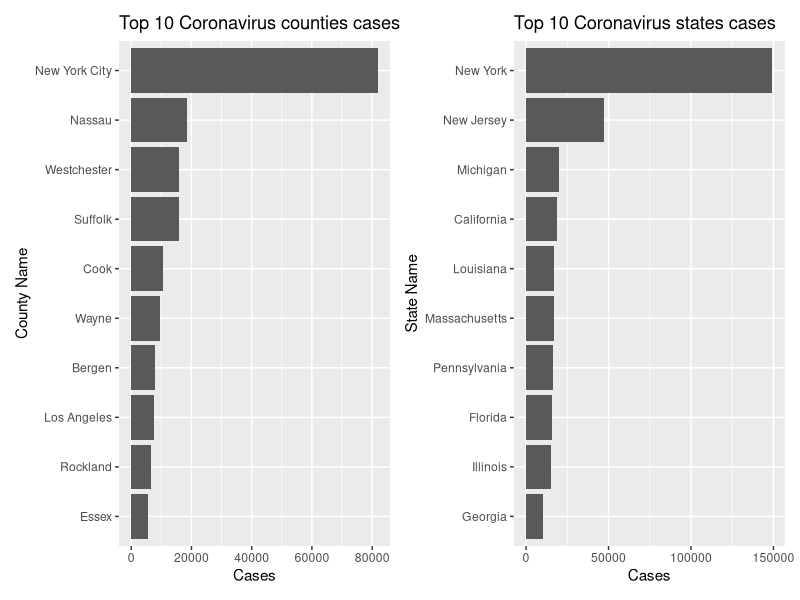
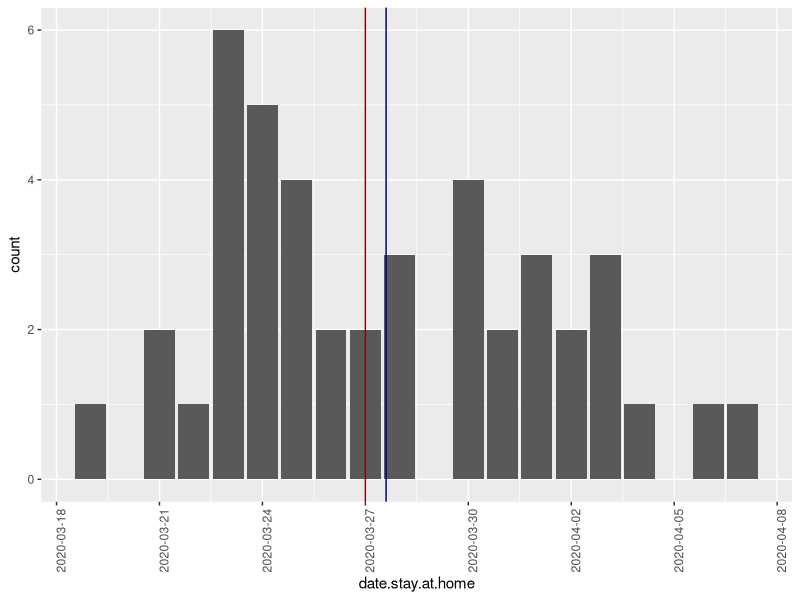

Reproduce these figures in R, in order.
## ---- chunk 1
knitr::opts_chunk$set(echo = TRUE)
## ---- chunk 2
library(dplyr)
library(ggplot2)
library(patchwork)
## ---- chunk 3
counties <- read.csv("datafiles/us-counties.csv")
states <- read.csv("datafiles/us-states.csv")
measures <- read.csv("datafiles/statedata.csv")
## ---- chunk 4
toptencounties <- counties %>%
  filter(date == "2020-04-08") %>%
  arrange(desc(cases))
  
toptencounties <- toptencounties[1:10,]

toptenstates <- states %>%
  filter(date == "2020-04-08") %>%
  arrange(desc(cases))

toptenstates <- toptenstates[1:10,]
## ---- chunk 5
p1 <- ggplot(data = toptencounties, mapping = aes(x = reorder(county, cases), y = cases)) +
  geom_bar(stat = "identity") + 
  labs(title = "Top 10 Coronavirus counties cases", 
       y = "Cases", x = "County Name") + 
  coord_flip()

p2 <- ggplot(data = toptenstates, mapping = aes(x = reorder(state, cases), y = cases)) +
  geom_bar(stat = "identity") + 
  labs(title = "Top 10 Coronavirus states cases", 
       y = "Cases", x = "State Name") + 
  coord_flip() 

p1 + p2
## ---- chunk 6
### Removing United States from df

measures <- measures[-c(1),]

dates <- c("4/4/2020 17:00", # Dates of stay at home orders
           "3/28/2020 17:00",
           "3/31/2020 17:00",
           "",
           "3/19/2020 0:00",
           "3/26/2020 6:00",
           "3/23/2020 20:00",
           "3/24/2020 8:00",
           "4/1/2020 0:01",
           "4/3/2020 0:01",
           "4/3/2020 0:00",
           "3/25/2020 0:01",
           "3/25/2020 13:30",
           "3/21/2020 17:00",
           "3/24/2020 23:59",
           "",
           "3/30/2020 0:01",
           "3/26/2020 20:00",
           "3/23/2020 17:00",
           "4/2/2020 0:01",
           "3/30/2020 20:00",
           "3/23/2020 12:00",
           "3/24/2020 0:01",
           "3/27/2020 23:59",
           "4/3/2020 17:00",
           "4/6/2020 0:01",
           "3/28/2020 0:01",
           "",
           "4/1/2020 0:00",
           "3/27/2020 23:59",
           "3/21/2020 21:00",
           "3/24/2020 8:00",
           "3/22/2020 20:00",
           "3/30/2020 15:00",
           "",
           "3/23/2020 23:59",
           "",
           "3/23/2020 0:00",
           "4/1/2020 20:00",
           "3/28/2020 0:00",
           "4/7/2020 17:00",
           "",
           "3/31/2020 23:59",
           "4/2/2020 0:01",
           "",
           "3/25/2020 17:00",
           "3/30/2020 0:00",
           "3/23/2020 0:00",
           "3/24/2020 20:00",
           "3/25/2020 8:00",
           ""
           )

### Adding data to measures df
measures <- measures %>%
  mutate(date.stay.at.home = dates)  %>%
  mutate(stateno = c(1:51))

## ---- chunk 7
### Plot of stay at home dates

measures$date.stay.at.home = as.Date(measures$date.stay.at.home, "%m/%d/%y")
med <- median(measures$date.stay.at.home, na.rm = TRUE)
avg <- mean(measures$date.stay.at.home, na.rm = TRUE)

ggplot(data = measures, aes(x = date.stay.at.home)) +
         geom_histogram(stat = "count") +
   scale_x_date(breaks = "3 days") +
  theme(axis.text.x = element_text(angle = 90)) + 
  geom_vline(xintercept = med, color = "darkred") +
  geom_vline(xintercept = avg, color = "navy")
